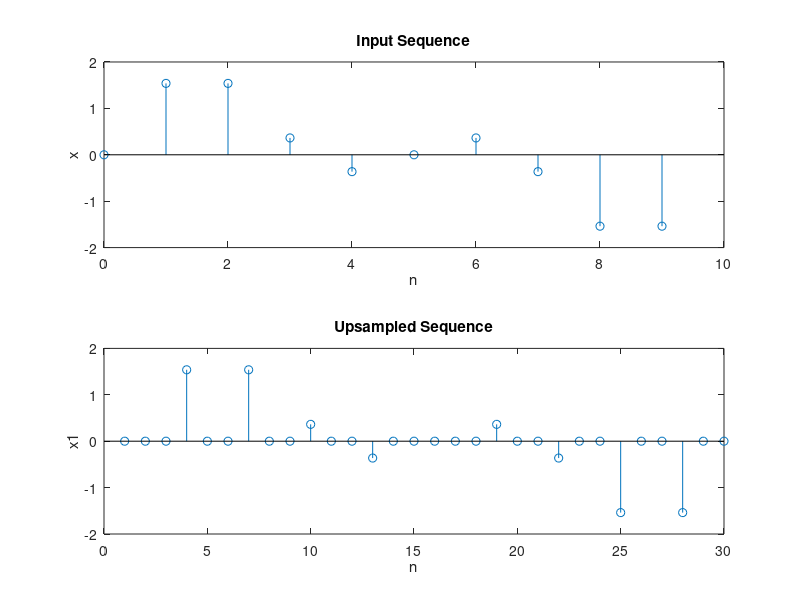

This figure's MATLAB source:
clear all;
N=10;
n=0:1:N-1;
x=sin(2*pi*n/10)+sin(2*pi*n/5);
L=3;
x1=[zeros(1,L*N)];
n1=1:1:L*N;
j=1:L:L*N;
x1(j)=x;
subplot(2,1,1),stem(n,x)
xlabel('n');ylabel('x');
title("Input Sequence");
subplot(2,1,2),stem(n1,x1)
xlabel('n');ylabel('x1');
title("Upsampled Sequence");